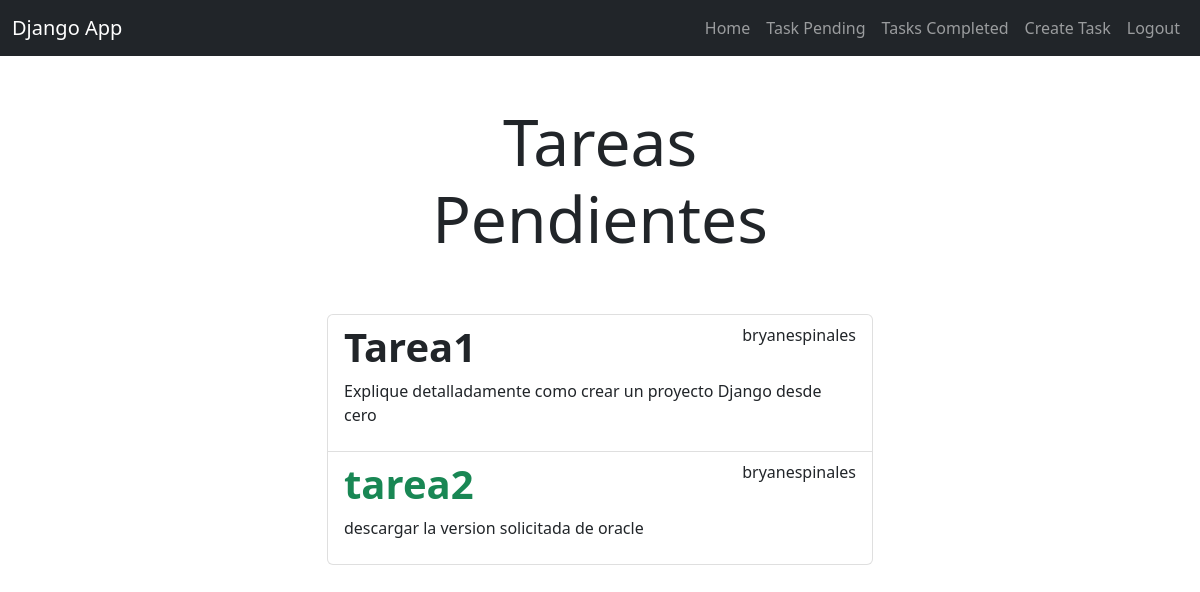
Page /tasks/ (signed in) on the earlier database version.
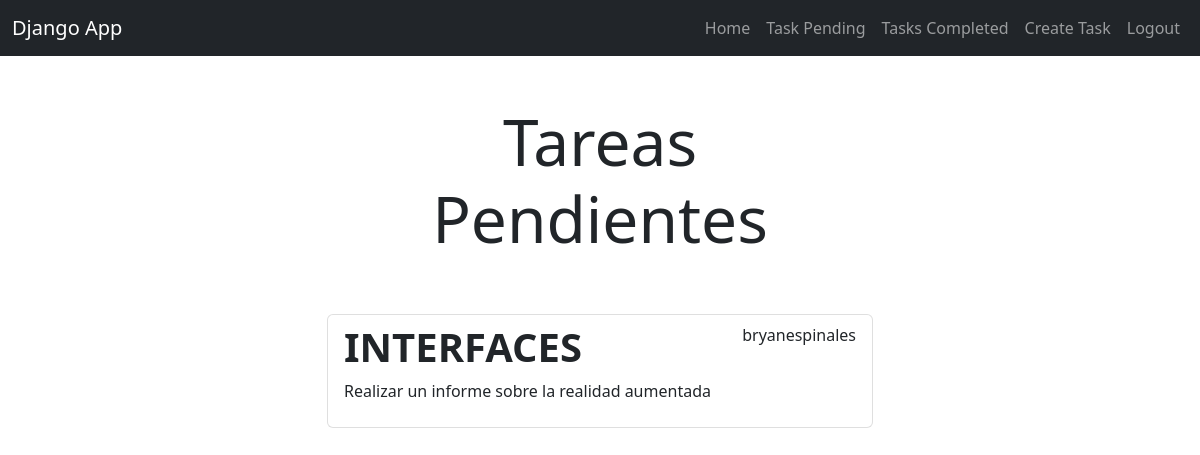
Same page on the later database version.
### tasks/models.py (models this page shows, shortened)
class Task(models.Model):
  title = models.CharField(max_length=100)
  description = models.TextField(blank=True)
  created = models.DateTimeField(auto_now_add=True)
  datecompleted = models.DateTimeField(null=True, blank=True)
  important = models.BooleanField(default=False)
  user = models.ForeignKey(User, on_delete=models.CASCADE)

### tasks/views.py (the view)
# urls.py: path('tasks/',views.tasks,name='tasks'),
@login_required
def tasks(request):
    tasks = Task.objects.filter(user=request.user, datecompleted__isnull=True)
    return render(request, 'tasks.html', {"tasks": tasks})

### tasks/templates/tasks.html (shortened to what this page needs)
{% extends 'base.html' %}
{% block content %}
<main class="container">
    <div class="row">
        <div class="col-md-6 offset-md-3">
            <h1 class="text-center display-3 py-5">Tareas Pendientes </h1>
            <ul class="list-group">
                {% for task in tasks %}
                 <a class="list-group-item" href="{% url 'task_detail' task.id %}">
                    <header class="d-flex justify-content-between">
                        {% if task.important %}
                        <h1 class="fw-bold text-success">{{task.title}}</h1>
                        {% else %}
                        <h1 class="fw-bold">{{task.title}}</h1>
                        {% endif %}
                        <p>{{task.user.username}}</p>
                    </header>
                   <p>{{task.description}}</p>
                 </a>
                 {% endfor %}
            </ul>
        </div>
    </div>
</main>
{% endblock %}

### tasks/templates/base.html (shortened to what this page needs)
<!DOCTYPE html>
<html lang="en">
  <head>
    <link rel="stylesheet" href="https://cdn.jsdelivr.net/npm/bootstrap@5.2.0/dist/css/bootstrap.min.css">
  </head>
  <body> </body>
  <nav class="navbar navbar-expand-lg bg-dark navbar-dark">
    <div class="container-fluid">
      <a class="navbar-brand" href="/">Django App</a>
      <div class="collapse navbar-collapse" id="navbarNav">
        <ul class="navbar-nav ms-auto">
            <li class="nav-item">
                <a class="nav-link" href="/">Home</a>
            </li>
            {% if user.is_authenticated %}
                <li class="nav-item">
                    <a class="nav-link" href="{% url 'tasks' %}">Task Pending</a>
                </li>
                <li class="nav-item">
                    <a class="nav-link" href="{% url 'tasks_completed' %}">Tasks Completed</a>
                </li>
                <li class="nav-item">
                  <a class="nav-link" href="/tasks/create/">Create Task</a>
                </li>
                <li class="nav-item">
                <a class="nav-link" href="/logout">Logout</a>
                </li>
          {% endif %}
        </ul>
      </div>
    </div>
  </nav>
    {% block content %}
    {% endblock %}
</html>

Differences in the rows shown:
no longer on this page (row edited): Task: title "Tarea1", user.username "bryanespinales", description "Explique detalladamente como crear un proyecto Django desde cero"
no longer on this page (row edited): Task: title "tarea2", user.username "bryanespinales", description "descargar la version solicitada de oracle"
added Task: title "INTERFACES", user.username "bryanespinales", description "Realizar un informe sobre la realidad aumentada"
